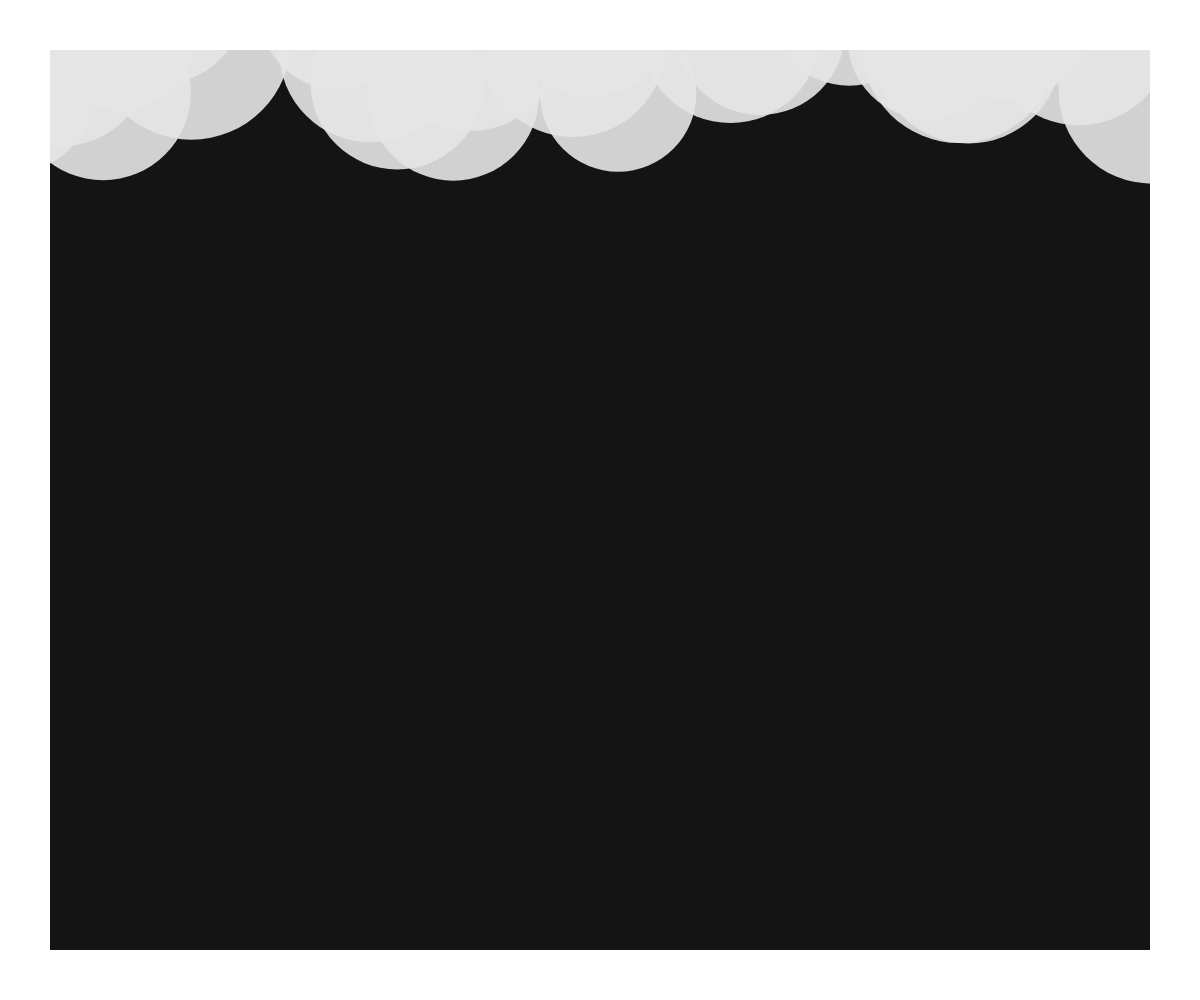
Frame 1 (no input)
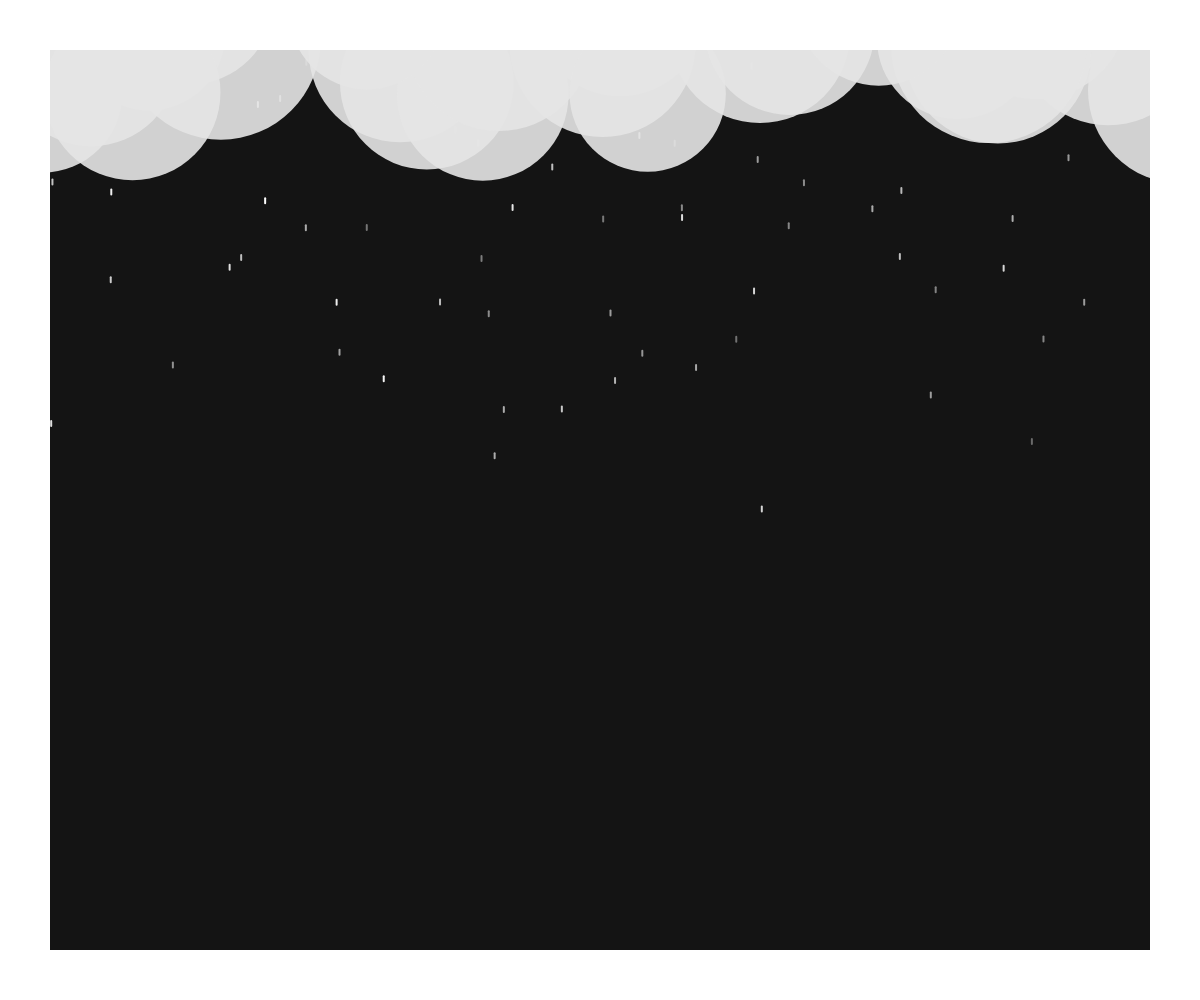
Frame 60 (no input)
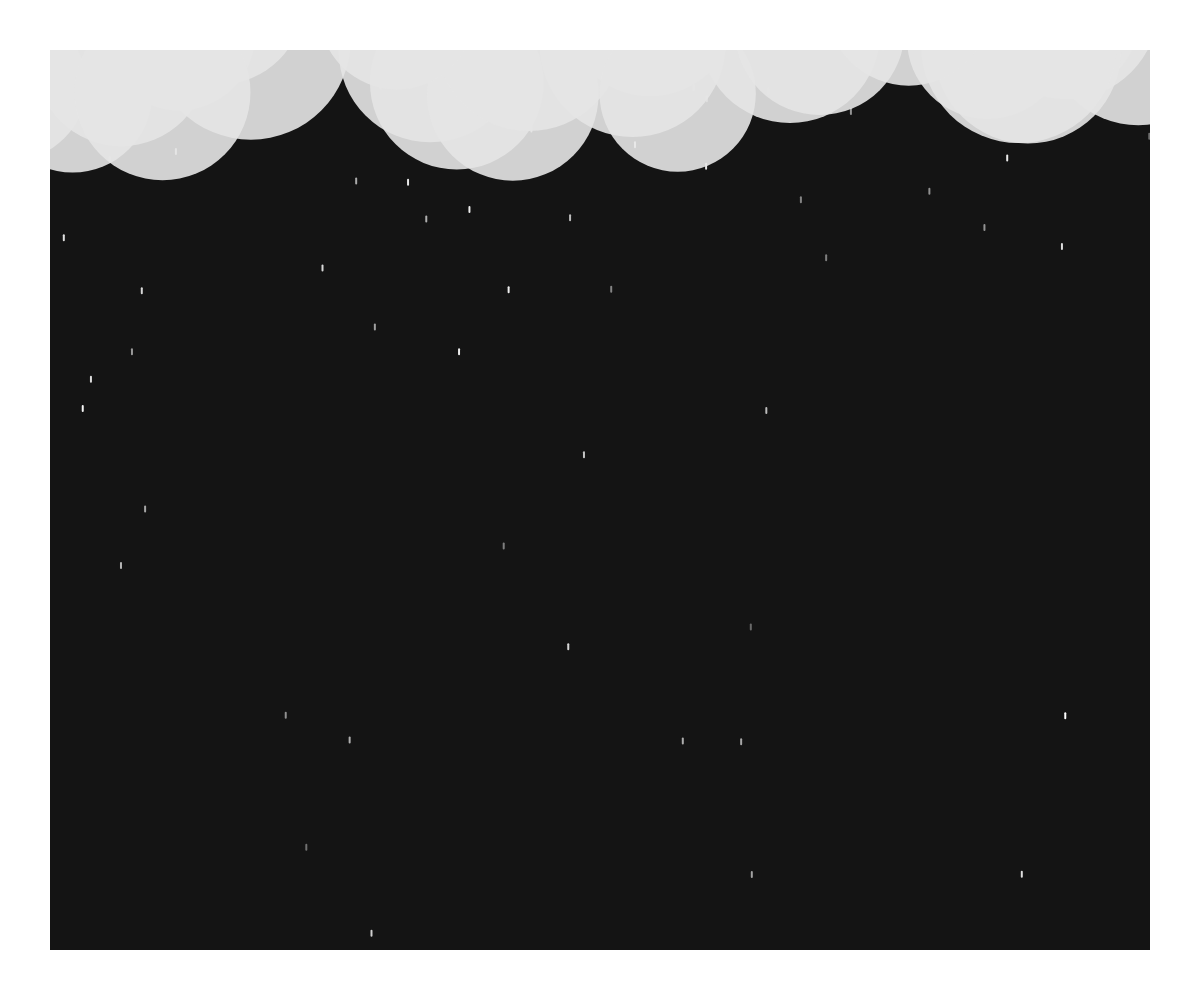
Frame 120 (the mouse pressed at the canvas centre since frame 60)

The p5.js sketch that drew these frames (run headless with seeded random() and noise() and a simulated clock; from frame 60 on, the mouse is pressed at the canvas centre):

// p5.js sketch
// ── sketch.js
let rain=[];
const g=0.03;
let noOfRainDrop=400;
let noOfCloud=(innerWidth*2)/100;
let clouds=[];
let speed=3

function setup() {
    createCanvas(innerWidth,innerHeight)

    init()
}

function draw() {
    background(20)
    for(let i=0;i<noOfRainDrop;i++){
        rain[i].update();
    }
    for(let i=0;i<noOfCloud;i++){
        clouds[i].update();
    }
    stroke(255)
    strokeWeight(100)
    noFill()
    rect(0,0,innerWidth,innerHeight)
}
function init(){
    for(let i=0;i<noOfRainDrop;i++){
        rain.push(new drop(random(innerWidth),random(-innerHeight,0),5,random(100,255)))
    }
    for(let i=0;i<noOfCloud;i++){
        clouds.push(new cloud(random(0,innerWidth),random(0,100),random(150,200)))
    }
}
// ── objects.js
function  drop(x,y,len,depth){
    this.x=x;
    this.y=y;
    this.len=len;
    this.speed=speed;
    this.draw=()=>{
        if(this.y>0){
            stroke(depth)
            strokeWeight(2)
            line(this.x,this.y,this.x,this.y+this.len)
        }
        
    }
    this.update=()=>{
        if(this.y<0){
            this.y+=this.speed;
            //console.log(this.y);
            
        }
        if(this.y>0 && this.y<innerHeight){
            this.speed+=this.speed*g;
            this.y+=this.speed;
            
        }
        else{
            this.speed=speed;
            this.y=random(-innerHeight,0);
            this.x=random(0,innerWidth)
        }
        this.draw();
    }
}
function  cloud(x,y,rad){
    this.x=x;
    this.y=y;
    this.rad=rad;
    this.speed=0.5;
    this.draw=()=>{
        if(this.x>0){
            fill("rgba(230,230,230,0.9)")
            noStroke()
            circle(this.x,this.y,this.rad)
        }
            
        
    }
    this.update=()=>{
        
        if(this.x<innerWidth){
            this.x+=this.speed;
            
        }
        else{
            this.speed=0.5;
            this.x=0;
            this.y=random(0,100);
            this.rad=random(150,200);
        }
        this.draw();
    }
}
